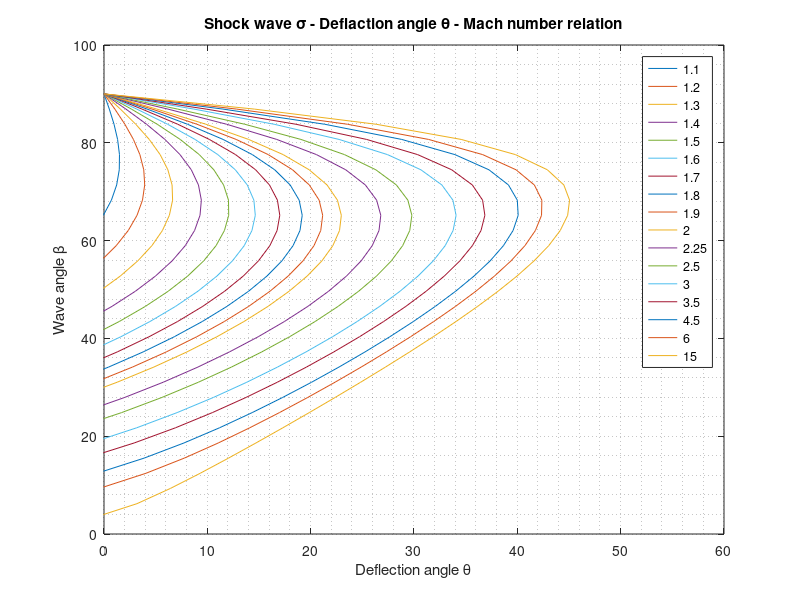

This figure's MATLAB source:
clc;
clear all;
close all;
gamma=1.4;
% set of mach numbers
m=[1.1 1.2 1.3 1.4 1.5 1.6 1.7 1.8 1.9 2.0 2.25 2.5 3.0 3.5 4.5 6.0 15];
% shock angle sigma varies from 0 to 90 degree
sigma=linspace(0,pi/2,30);
for j=1:30;
    for i=1:length(m);
        % deflaction angle theta
        theta(j,i)=atan((2*cot(sigma(j)))*(m(i)^2*sin(sigma(j))^2-1)/(m(i)^2*(gamma+cos(2*sigma(j)))+2));
    end
end
theta=theta.*180/pi;
sigma=sigma.*180/pi;
plot(theta,sigma);
title('Shock wave \sigma - Deflaction angle \theta - Mach number relation');
xlabel('Deflection angle \theta');
ylabel('Wave angle \beta');
legend(strsplit(num2str(m)));
xlim([0 60]);
grid minor;
